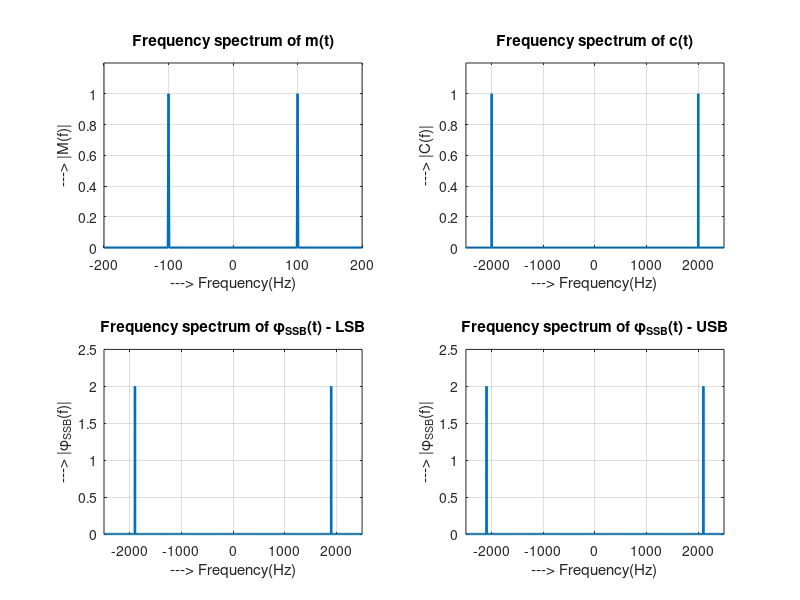

This figure's MATLAB source: (Note: this script raises an error after producing the figure.)
clear all; close all; clc;

Am = 2;         Ac = 2;     %Parameters
fm = 100;       fc = 2000;
fs = 50000;     df = 1;
t = [0:fs-1]*1/fs;          %Time vector

m_t = Am*cos(2*pi*fm*t);
c_t = Ac*cos(2*pi*fc*t);
m_ht = imag(hilbert(m_t));

ssbl = m_t.*c_t + m_ht.*Ac.*sin(2*pi*fc*t);
ssbu = m_t.*c_t - m_ht.*Ac.*sin(2*pi*fc*t);

f = [-fs/2:fs/2-1]*df;

fftM = fftshift(fft(m_t))/length(m_t);
fftC = fftshift(fft(c_t))/length(c_t);
fftSSBL = fftshift(fft(ssbl))/length(ssbl);
fftSSBU = fftshift(fft(ssbu))/length(ssbu);

%<=====1(d)=====>
subplot(2,2,1);
plot(f, abs(fftM), 'LineWidth', 1.7);
xlabel('---> Frequency(Hz)');    ylabel('---> |M(f)|');
title('Frequency spectrum of m(t)');
xlim([-200 200]);   ylim([0 1.2]);
grid on;

subplot(2,2,2);
plot(f, abs(fftC), 'LineWidth', 1.7);
xlabel('---> Frequency(Hz)');    ylabel('---> |C(f)|');
title('Frequency spectrum of c(t)');
xlim([-2500 2500]); ylim([0 1.2]);
grid on;

subplot(2,2,3);
plot(f, abs(fftSSBL), 'LineWidth', 1.7);
xlabel('---> Frequency(Hz)');    ylabel('---> |\phi_{SSB}(f)|');
title('Frequency spectrum of \phi_{SSB}(t) - LSB');
xlim([-2500 2500]); ylim([0 2.5]);
grid on

subplot(2,2,4);
plot(f, abs(fftSSBU), 'LineWidth', 1.7);
xlabel('---> Frequency(Hz)');    ylabel('---> |\phi_{SSB}(f)|');
title('Frequency spectrum of \phi_{SSB}(t) - USB');
xlim([-2500 2500]); ylim([0 2.5]);
grid on

sgtitle('Plots for 1(d)');


